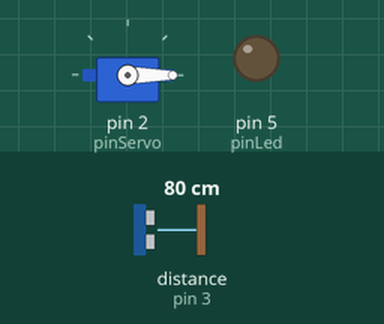
This sketch was run on a simulated Arduino Uno, built with avr-gcc and run on an emulated ATmega328P. Shown: servo, output pins drawn as LEDs (lit = HIGH). Wiring (inferred from the names in the program): ultrasonic range finder: trigger pin 4; echo pin 3. Inputs (shaded band) come from the test bench; at power-on: distance to the obstacle (sensor on pin 3) 80 cm. The echo pulse lasts 58.3 µs per cm; pins used as bus, display or sensor lines are not drawn.

Above: at 4.6 s.
4.7 s: distance to the obstacle (sensor on pin 3) set to 34 cm
9.4 s: distance to the obstacle (sensor on pin 3) set to 28 cm
At 10.7 s:
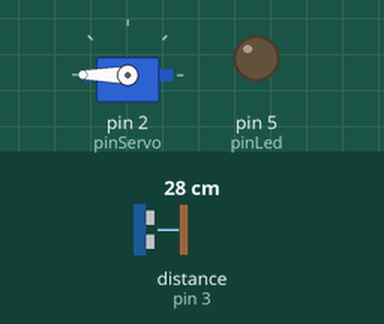
14.1 s: distance to the obstacle (sensor on pin 3) set to 35 cm
At 15.0 s:
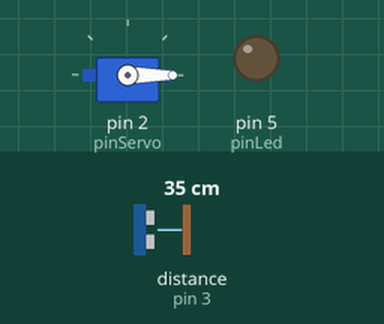
23.0 s: distance to the obstacle (sensor on pin 3) set to 2 cm
At 26.3 s:
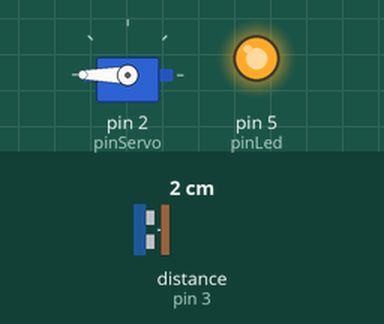
Timing chart, 0 to 27.8 s (numbered marks = the images above; inputs shaded):
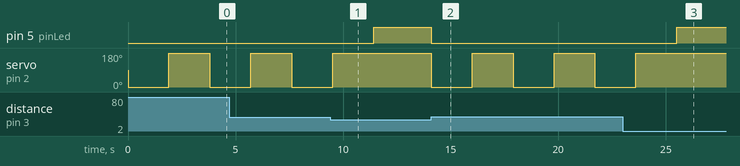

The sketch:

Ejercicio_10.ino
```cpp
#include <Servo.h>

#define pinTrig 4
#define pinEcho 3
#define pinServo 2
#define pinLed 5

Servo ser;

long cm, distancia;

void setup()
{
  Serial.begin(9600);
  pinMode(pinTrig, OUTPUT);
  pinMode(pinEcho, INPUT);
  pinMode(pinLed, OUTPUT);
  ser.attach(pinServo);
  digitalWrite(pinTrig, LOW);
}

void loop()
{
  digitalWrite(pinTrig, HIGH);
  delayMicroseconds(10);
  digitalWrite(pinTrig, LOW);
  distancia = pulseIn(pinEcho, HIGH);
  cm = distancia*0.034/2;
  if (cm < 30){
    digitalWrite(pinLed, HIGH);
  }else{
    digitalWrite(pinLed, LOW);
    ser.write(0);
    delay(1900);
    ser.write(180);
    delay(1900);
  }
}
```

Measured:
- the behaviour switches between 31 and 30 cm on distance to the obstacle (sensor on pin 3) (found by bisection; images 0 and 1)
- after the input at 9.4 s, pin 5 (pinLed): LOW → HIGH after 2.0 s; servo on pin 2 (pinServo): goes on until 9.5 s, then stays 180°
- after the input at 14.1 s, pin 5 (pinLed): HIGH → LOW at once; servo on pin 2 (pinServo): alternates 180° for 1.9 s and 0° for 1.9 s, starting at once
- after the input at 23.0 s, pin 5 (pinLed): LOW → HIGH after 2.5 s; servo on pin 2 (pinServo): goes on until 23.6 s, then stays 180°
